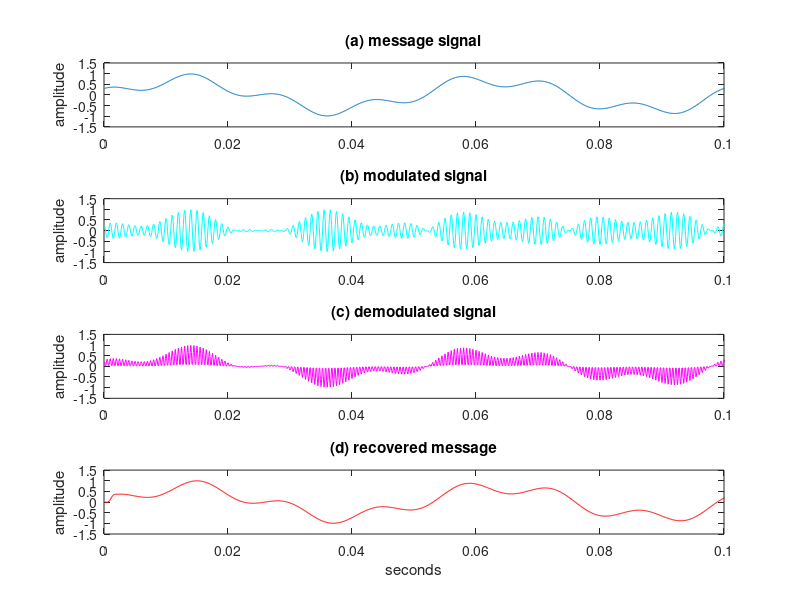
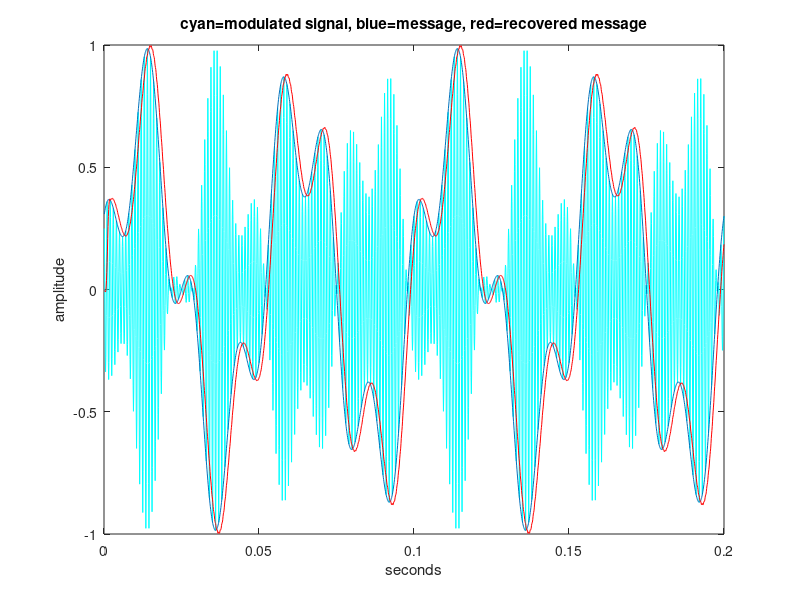

MATLAB code for these plots, in order:
% DSB_SC.m: suppressed carrier with (possible) freq and phase offsetstime=0.2; Ts=1/10000;                           % sampling interval and timet=Ts:Ts:time;                                   % define a "time" vector fc=1000; c=cos(2*pi*fc*t);                      % define carrier at freq fcm=.7*sin(2*pi*20*t)+.3*cos(2*pi*70*t);          % create "message" x = c.*m;                                       % modulate fd = 0; phi = 0;                                % freq & phase offsetsc2 = cos(2*pi*(fc+fd)*t+phi);                   % create cosine for demodulationb = x.*c2;                                      % demodulate received signalfbe=[0 0.05 0.25 1]; damps=[1 1 0 0]; L=20;     % low pass filter design h=firpm(L,fbe,damps);                           % impulse response of LPFmest=2*filter(h,1,b);                           % LPF the demodulated signal% generate the figurefigure(1)subplot(4,1,1), plot(t,m)ylabel('amplitude'); title('(a) message signal');axis([0,0.1,-1.5 1.5])subplot(4,1,2), plot(t,x,'c')ylabel('amplitude'); title('(b) modulated signal');axis([0,0.1, -1.5,1.5])subplot(4,1,3), plot(t,b,'m')ylabel('amplitude'); title('(c) demodulated signal');axis([0,0.1, -1.5,1.5])subplot(4,1,4), plot(t,mest,'r')ylabel('amplitude'); title('(d) recovered message');axis([0,0.1, -1.5, 1.5])xlabel('seconds');% this shows things a bit more clearly (but won't print well)figure(2)plot(t,x,'c') hold on plot(t,m) plot(t,mest,'r') ylabel('amplitude') xlabel('seconds') title('cyan=modulated signal, blue=message, red=recovered message')hold off